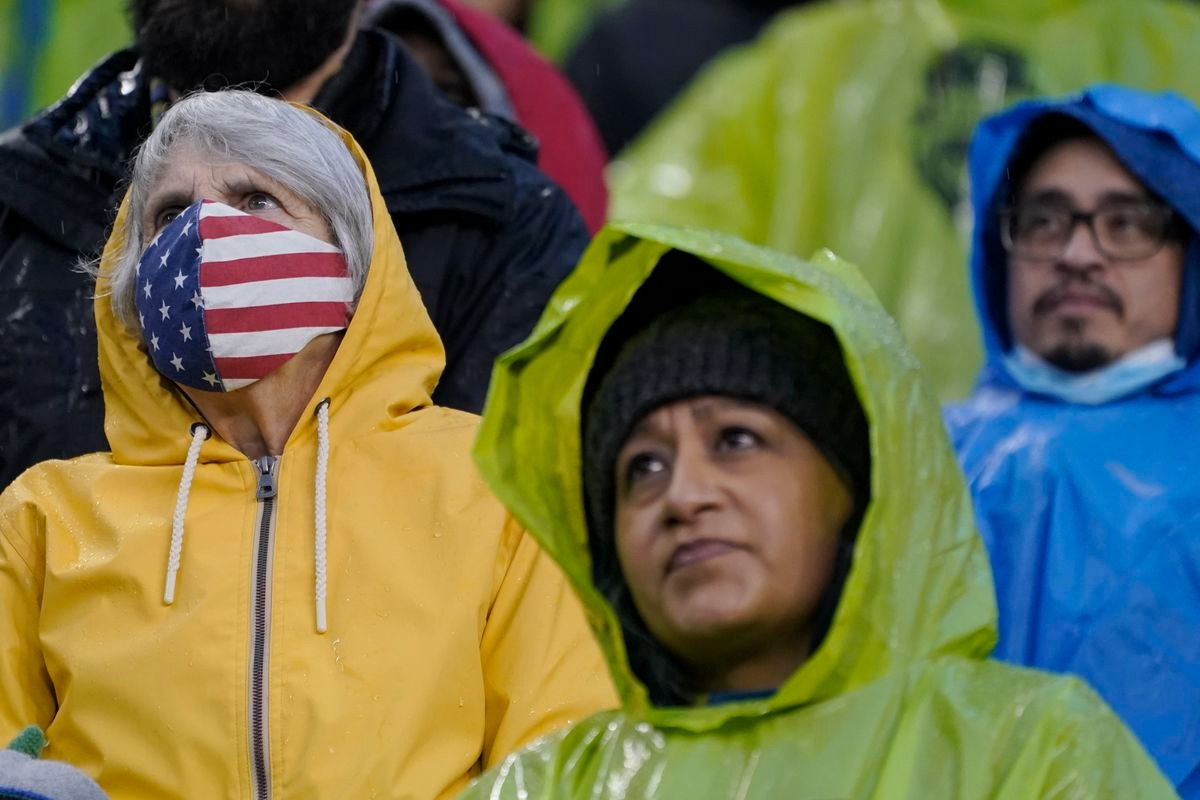
#> input picture Resim1.jpg, 1200 x 800 px, given in place of the camera
$ python 'maske_algılama (2).py'
#> lines starting #> are read from the running program, lines starting #| are printed output that depends on the picture; after the words box and inside, x2 and y2 are one past the last pixel; in counts of white or black regions, pixels touching at a corner belong together
# -*- coding: utf-8 -*-
import cv2
face_cascade = cv2.CascadeClassifier("haarcascade_frontalface_default.xml")
mouth_cascade = cv2.CascadeClassifier("haarcascade_mcs_mouth.xml")

org = (30,40)
fontFace = cv2.FONT_HERSHEY_COMPLEX
fontScale = 1


cap = cv2.VideoCapture(0)

while cap.isOpened():
    ret, frame = cap.read()
#> frame is the input picture: shape (800, 1200, 3); mean B, G, R 73.9, 107.6, 106.8
    if not ret:
        print("Kamera açılamadı!!")

    gray_image = cv2.cvtColor(frame,cv2.COLOR_BGR2GRAY)
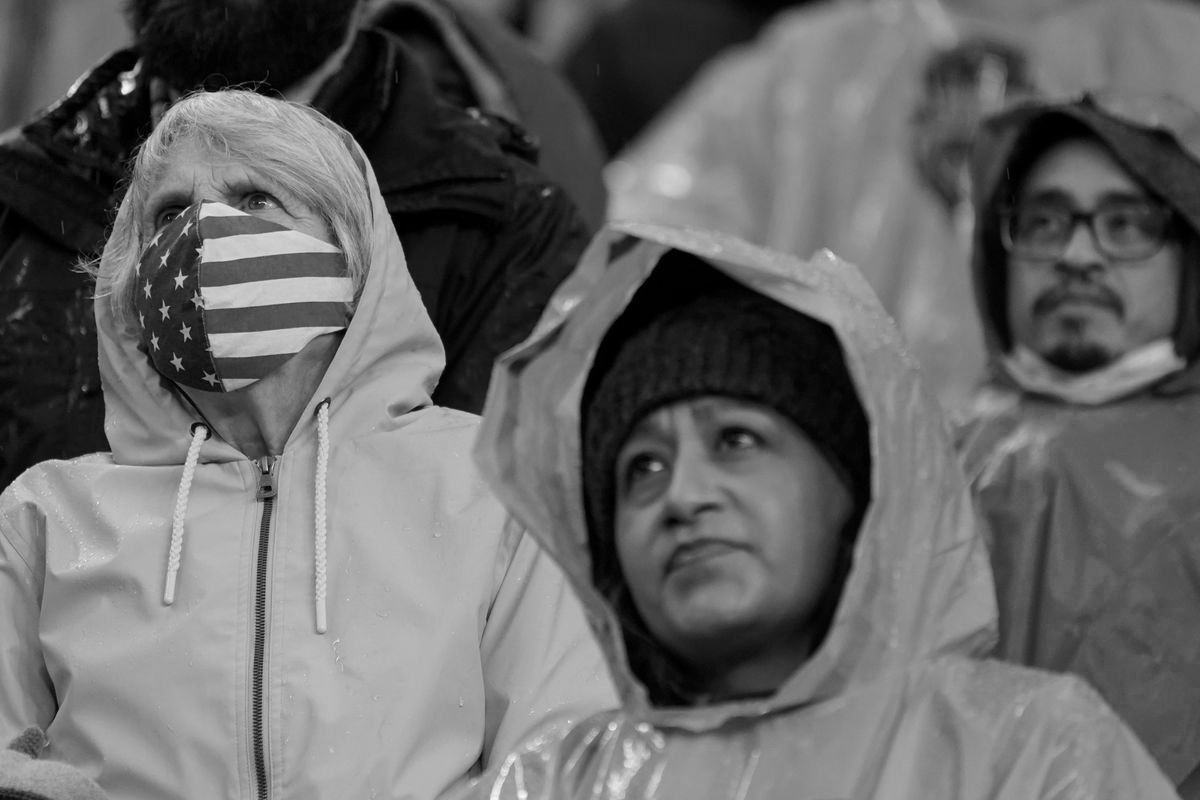
#> gray_image: shape (800, 1200); min 0, max 251, mean 103.5

    faces = face_cascade.detectMultiScale(gray_image, 1.05, 7)
#> faces = [[986, 148, 188, 188], [579, 343, 278, 278], [92, 83, 315, 315]]
    weared_mask = "Maske taktiginiz icin tesekkurler"
    not_weared_mask = "Lutfen maske takiniz!!"
    if(len(faces) == 0):
        cv2.putText(frame, "Yuz bulunamadi!!", org, fontFace, fontScale, (255,255,255), 2)
    else:
        for x, y, w, h in faces:
            roi_gray = gray_image[y:y+h, x:x+w]

            mouth = mouth_cascade.detectMultiScale(roi_gray, 1.4, 15)

            if(len(mouth) == 0):
                cv2.rectangle(frame, (x,y), (x+w,y+h),(255,0,0), 2)
                cv2.putText(frame, weared_mask,(x,y), fontFace,fontScale, (0,255,0), 2, cv2.LINE_AA)
            else:
                cv2.rectangle(frame, (x,y), (x+w,y+h),(0,0,255), 2)
                cv2.putText(frame, not_weared_mask, (x,y),fontFace, fontScale, (0,0,255), 2, cv2.LINE_AA)
                for mx, my, mw, mh in mouth:
                    cv2.rectangle(frame, (mx+x,my+y), (mx+x+mw, my+y+mh), (0,0,255),3)
#> this loop made 3 passes
#> (x, y, w, h, mouth) on passes 1 to 2: (986, 148, 188, 188, [[56, 145, 69, 41]]), (579, 343, 278, 278, [[62, 183, 134, 81]])
#> pass 1, `roi_gray = gray_image[y:y+h, x:x+w]`:
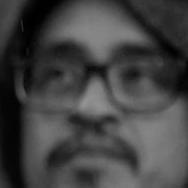
#> roi_gray: shape (188, 188); min 0, max 147, mean 67
#> pass 2, `roi_gray = gray_image[y:y+h, x:x+w]`:
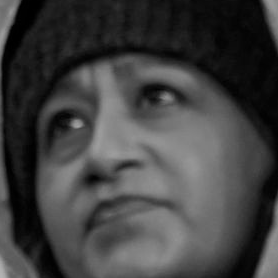
#> roi_gray: shape (278, 278); min 0, max 179, mean 64.8
#> pass 3, `roi_gray = gray_image[y:y+h, x:x+w]`:
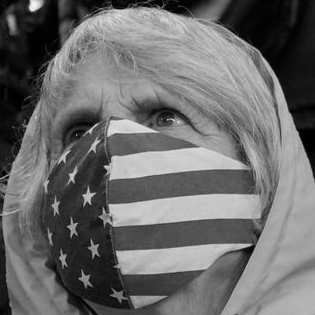
#> roi_gray: shape (315, 315); min 0, max 248, mean 107.7
#> after the loop:
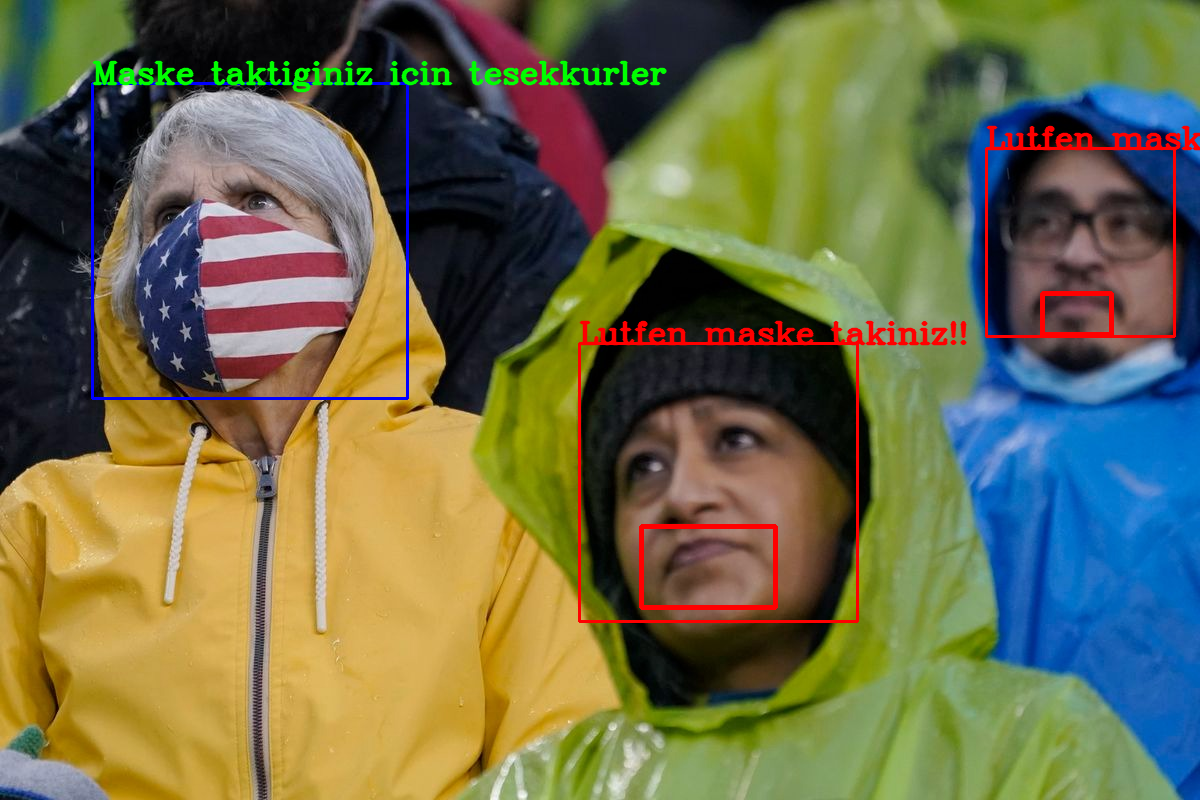
#> frame: shape (800, 1200, 3); 2.71% of pixels changed, all inside (x1, y1, x2, y2) = (91, 60, 1200, 623)

    resize = cv2.resize(frame,(1000,800))
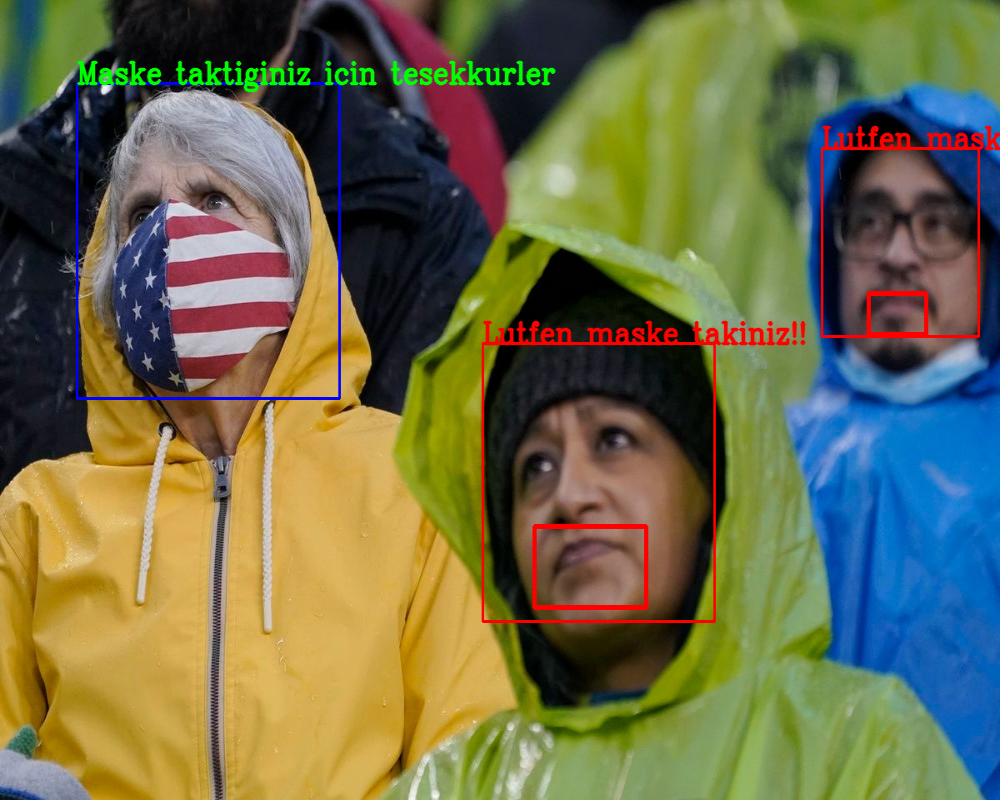
#> resize: shape (800, 1000, 3); mean B, G, R 73.6, 107.8, 108.9
    cv2.imshow("Mask Detection",resize)

    if cv2.waitKey(1) & 0xFF == ord("q"):
#> (key q is pressed here)
        print("by")
        break

cap.release()
cv2.destroyAllWindows()
